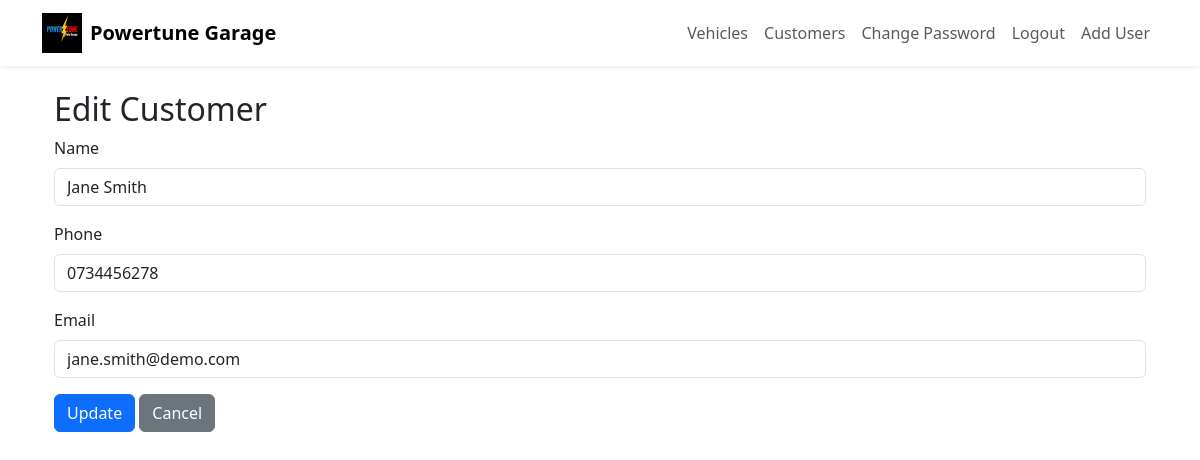
The page /customers/edit/2 (signed in) on the database its author committed.
### app.py (models this page shows)
class Customer(db.Model):
    id = db.Column(db.Integer, primary_key=True)
    name = db.Column(db.String(100), nullable=False)
    phone = db.Column(db.String(20), nullable=False)
    email = db.Column(db.String(100), nullable=False)

### app.py (the view, shortened to what this page needs)
@app.route('/customers/edit/<int:customer_id>', methods=['GET', 'POST'])
@login_required
def edit_customer(customer_id):
    c = Customer.query.get_or_404(customer_id)
    return render_template('edit_customer.html', customer=c)

### app.py (called while the page is built)
def login_required(f):
    from functools import wraps
    @wraps(f)
    def decorated_function(*args, **kwargs):
        if 'user_id' not in session:
            flash('Please log in to access this page.', 'warning')
            return redirect(url_for('login'))
        return f(*args, **kwargs)
    return decorated_function

### templates/edit_customer.html
{% extends 'dashboard.html' %}
{% block content %}
<div class="container mt-4">
    <h2>Edit Customer</h2>
    <form method="post">
        <div class="mb-3">
            <label class="form-label">Name</label>
            <input type="text" name="name" class="form-control" value="{{ customer.name }}" required>
        </div>
        <div class="mb-3">
            <label class="form-label">Phone</label>
            <input type="text" name="phone" class="form-control" value="{{ customer.phone }}" required>
        </div>
        <div class="mb-3">
            <label class="form-label">Email</label>
            <input type="email" name="email" class="form-control" value="{{ customer.email }}" required>
        </div>
        <button type="submit" class="btn btn-primary">Update</button>
        <a href="{{ url_for('customers') }}" class="btn btn-secondary">Cancel</a>
    </form>
</div>
{% endblock %}

### rows shown on the page
Customer: name "Jane Smith", phone "0734456278", email "jane.smith@demo.com"
